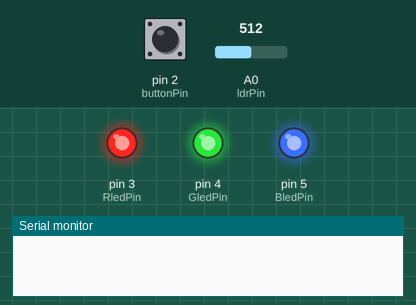
Simulated run of this sketch. Board: Arduino Nano, built with avr-gcc and run on an emulated ATmega328P. Parts: output pins drawn as LEDs (lit = HIGH), the last lines printed to the serial monitor. Dashed ring = blinking. The inputs (shaded band) are chosen by the test bench; at power-on: A0 (ldrPin) = 512, pin 2 (buttonPin) LOW.

Above: at 1.2 s.
1.3 s: A0 (ldrPin) set to 714
At 2.3 s:
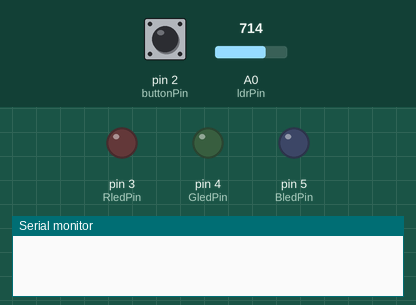
3.5 s: A0 (ldrPin) set to 737
At 4.6 s:
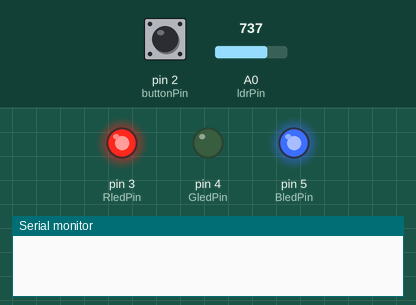
5.0 s: A0 (ldrPin) set to 915
8.0 s: A0 (ldrPin) set to 931
14.0 s: A0 (ldrPin) set to 716
At 15.7 s:
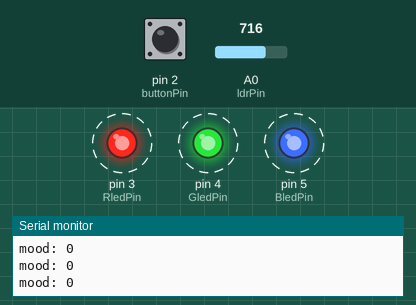
Timing chart, 0 to 18.0 s (numbered marks = the images above; inputs shaded):
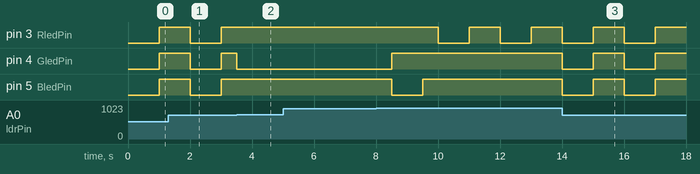

The sketch:

mood_toy.ino
```cpp
// Hardware: Arduino Nano
//   RGB LED module (V R B G, common anode: LOW = on)
//   push button module (VCC GND + signal)
//   light sensor module (AO DO GND VCC, DO not used)

const int buttonPin = 2;   // the number of the pushbutton pin
const int RledPin = 3;     // the number of the R pin
const int GledPin = 4;     // the number of the G pin
const int BledPin = 5;     // the number of the B pin
const int ldrPin = A0;     // NEW: light sensor module AO pin

// variables will change:
int buttonState = 0;       // variable for reading the pushbutton status
int ledState = LOW;
bool ButtonPressed = false;
int buttonIdle = LOW;      // NEW: button reading when not pressed (measured in setup)

unsigned long previousMillis = 0; // will store last time LED was updated
unsigned long previousMillis2 = 0; // will store last time LED was updated
const long interval = 1000; // interval at which to blink (milliseconds)
const long Gametime = 5000;
const long result = 3000;
bool Gamestart = false;
int hits = 0;
int color = 0;

// NEW: mood settings (calibrate the two thresholds with the Serial Monitor)
const int darkThreshold = 300;       // light reading below this = dark
const int veryDarkThreshold = 100;   // light reading below this = very dark
const long darkDelay = 3000;         // dark for longer than this -> mood drops faster
const long slowDropInterval = 2000;  // dark: -1 every 2 s
const long fastDropInterval = 1000;  // dark > 3 s: -1 every 1 s, very dark: -2 every 1 s
const int maxMood = 10;
int mood = maxMood;
unsigned long darkStart = 0;         // when it became dark
unsigned long lastMoodDrop = 0;      // last time mood went down

void setup() {
  // initialize the LED pin as an output:
  pinMode(RledPin, OUTPUT);
  pinMode(GledPin, OUTPUT);
  pinMode(BledPin, OUTPUT);
  pinMode(buttonPin, INPUT);
  buttonIdle = digitalRead(buttonPin);  // NEW: works whether the module reads HIGH or LOW when pressed
  Serial.begin(9600);
}

void loop() {
  unsigned long currentMillis = millis();
  unsigned long currentMillis2 = millis();
  buttonState = digitalRead(buttonPin) == buttonIdle ? LOW : HIGH;  // HIGH = pressed
  int light = 1023 - analogRead(ldrPin);   // NEW: module reads lower in bright light, so flip it (higher = brighter)
  //Serial.println(light);          // uncomment to calibrate the thresholds

  // NEW: mood goes down while it is dark
  if (light >= darkThreshold) {
    // bright: mood stays, dark timer keeps resetting
    darkStart = currentMillis;
    lastMoodDrop = currentMillis;
  }
  else {
    unsigned long dropInterval = slowDropInterval;
    int dropAmount = 1;
    if (light < veryDarkThreshold) {                   // very dark: -2 every second
      dropInterval = fastDropInterval;
      dropAmount = 2;
    }
    else if (currentMillis - darkStart > darkDelay) {  // dark > 3 s: faster
      dropInterval = fastDropInterval;
    }
    if (currentMillis - lastMoodDrop >= dropInterval) {
      lastMoodDrop = currentMillis;
      mood = max(mood - dropAmount, 0);
      Serial.print("mood: ");
      Serial.println(mood);
    }
  }

  if (Gamestart == false){
    if (currentMillis - previousMillis >= interval) {
      previousMillis = currentMillis;
      if (ledState == LOW) {
        ledState = HIGH;
      }
      else {
        ledState = LOW;
      }
    }

    if (light < darkThreshold) {
      // NEW: dark -> LED shows the mood, button = pet the toy
      if (mood >= 7) {              // happy: green
        digitalWrite(RledPin, HIGH);
        digitalWrite(GledPin, LOW);
        digitalWrite(BledPin, HIGH);
      }
      else if (mood >= 4) {         // sad: blue
        digitalWrite(RledPin, HIGH);
        digitalWrite(GledPin, HIGH);
        digitalWrite(BledPin, LOW);
      }
      else {                        // very sad: blinking red
        digitalWrite(RledPin, ledState);
        digitalWrite(GledPin, HIGH);
        digitalWrite(BledPin, HIGH);
      }

      if (buttonState == HIGH && !ButtonPressed) {
        ButtonPressed = true;
        mood = min(mood + 1, maxMood);
        Serial.print("pet! mood: ");
        Serial.println(mood);
      }
      else if (buttonState == LOW && ButtonPressed) {
        ButtonPressed = false;
      }
    }
    else {
      // bright -> normal behavior
      if (color == 1){
        if (ledState == LOW) {
          digitalWrite(RledPin, LOW);
          digitalWrite(GledPin, HIGH);
          digitalWrite(BledPin, HIGH);
        }
        else {
          digitalWrite(RledPin, HIGH);
          digitalWrite(BledPin, HIGH);
          digitalWrite(GledPin, HIGH);
        }
      }
      else if (color == 2) {
        if (ledState == LOW) {
          digitalWrite(RledPin, HIGH);
          digitalWrite(GledPin, HIGH);
          digitalWrite(BledPin, LOW);
        }
        else {
          digitalWrite(RledPin, HIGH);
          digitalWrite(GledPin, HIGH);
          digitalWrite(BledPin, HIGH);
        }
      }
      else if (color == 3) {
        if (ledState == LOW) {
          digitalWrite(RledPin, HIGH);
          digitalWrite(GledPin, LOW);
          digitalWrite(BledPin, HIGH);
        }
        else {
          digitalWrite(RledPin, HIGH);
          digitalWrite(GledPin, HIGH);
          digitalWrite(BledPin, HIGH);
        }
      }
      else if (color == 0) {
        if (ledState == LOW) {
          digitalWrite(RledPin, LOW);
          digitalWrite(GledPin, LOW);
          digitalWrite(BledPin, LOW);
        }
        else {
          digitalWrite(RledPin, HIGH);
          digitalWrite(GledPin, HIGH);
          digitalWrite(BledPin, HIGH);
        }
      }

      // start the game on button release (now only checked while no game is running)
      if (buttonState == HIGH && !ButtonPressed) {
        ButtonPressed = true;
      }
      else if (buttonState == LOW && ButtonPressed){
        ButtonPressed = false;
        previousMillis = currentMillis;
        hits = 0;
        digitalWrite(RledPin, HIGH);
        digitalWrite(GledPin, HIGH);
        digitalWrite(BledPin, HIGH);
        Gamestart = true;
      }
    }
  }
  else {
    if (currentMillis - previousMillis >= Gametime) {
      if (currentMillis2 - previousMillis2 >= result) {
        Gamestart = false;
      }
      else{
        digitalWrite(RledPin, LOW);
        digitalWrite(GledPin, LOW);
        digitalWrite(BledPin, LOW);
        if (hits <= 10){
          color = 1;
        }
        else if (10 < hits && hits <= 20){
          color = 2;
        }
        else if (hits >20){
          color = 3;
        }
      }
    }
    else {
      //Serial.println("gaming_else");
      previousMillis2 = currentMillis2;
      if(buttonState == HIGH && ButtonPressed == false) {
        ButtonPressed = true;
        hits = hits + 1 ;
        Serial.println(hits);
        digitalWrite(RledPin, LOW);
        digitalWrite(GledPin, HIGH);
        digitalWrite(BledPin, HIGH);
      }
      else if (buttonState == LOW && ButtonPressed == true){
        ButtonPressed = false;
        digitalWrite(RledPin, HIGH);
        digitalWrite(GledPin, HIGH);
        digitalWrite(BledPin, HIGH);
      }
    }
  }
}
```

Measured:
- the behaviour switches between 723 and 724 on A0 (ldrPin) (found by bisection; images 1 and 2)
- after the input at 3.5 s, pin 3 (RledPin), pin 5 (BledPin): stays HIGH (without the input it goes to LOW after 0.50 s); pin 4 (GledPin): HIGH → LOW after 0.00 s instead of 0.50 s
- after the input at 14.0 s, pin 4 (GledPin), pin 5 (BledPin): alternates HIGH for 1.0 s and LOW for 1.0 s, starting at once
